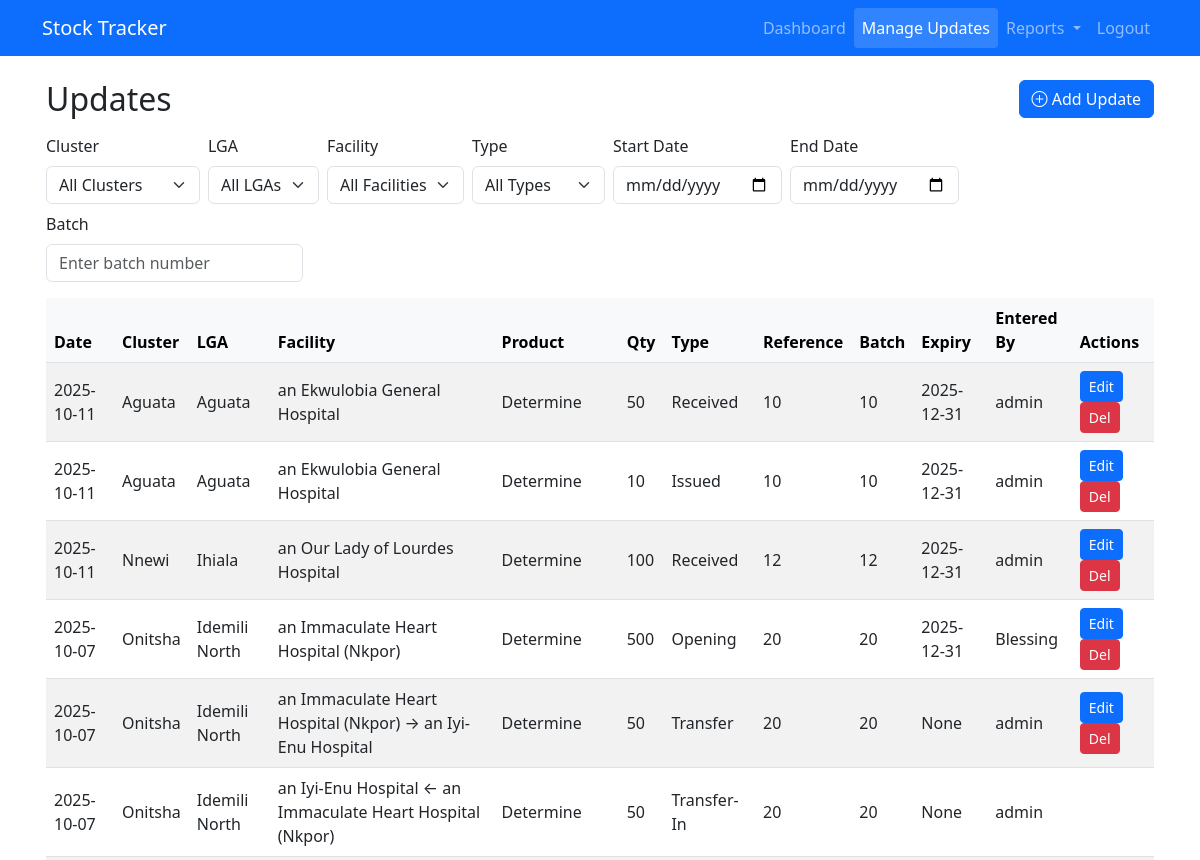
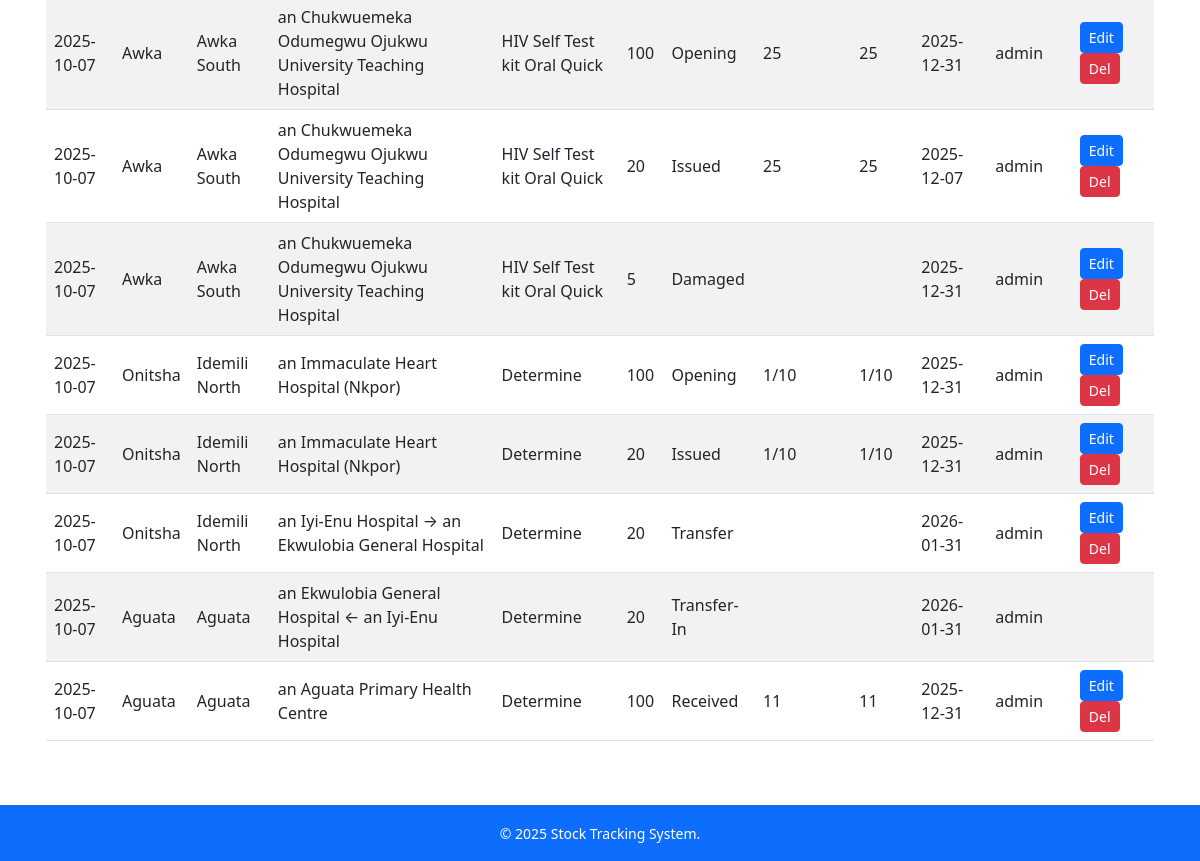
/transactions (signed in), run on an earlier commit of the app's database (2 pictures, top to bottom).
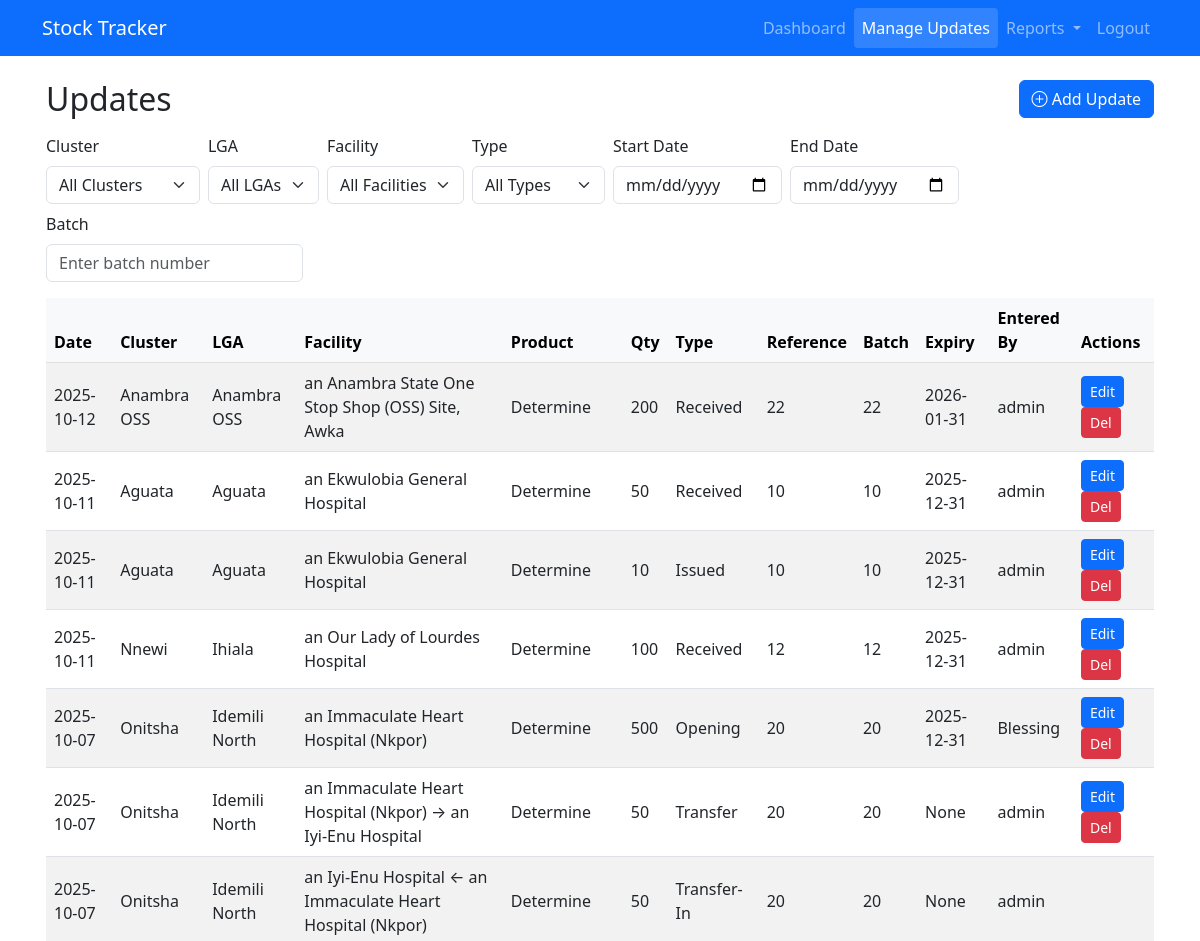
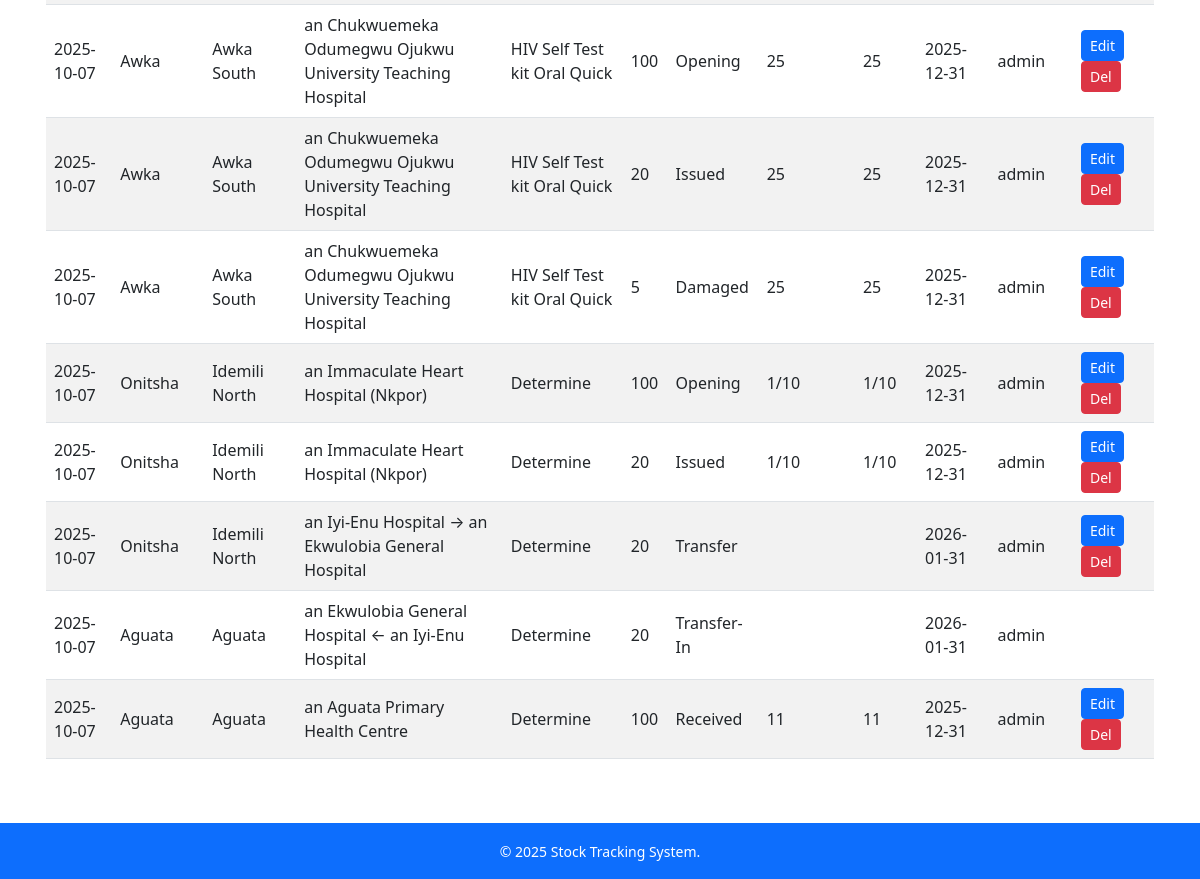
And on a later commit of the database (2 pictures, top to bottom).
### models.py (models this page shows, shortened)
class StockTransaction(db.Model):
    id = db.Column(db.Integer, primary_key=True)
    facility_id = db.Column(db.Integer, db.ForeignKey('facility.id'), nullable=False)  # source facility
    product_id = db.Column(db.Integer, db.ForeignKey('product.id'), nullable=False)
    date = db.Column(db.Date, nullable=False, default=datetime.utcnow)
    quantity = db.Column(db.Integer, nullable=False)
    transaction_type = db.Column(db.String(20), nullable=False)
    reference_number = db.Column(db.String(50))
    batch_number = db.Column(db.String(50), nullable=True)
    expiry_date = db.Column(db.Date, nullable=True)
    entered_by = db.Column(db.String(120), nullable=True)
    created_at = db.Column(db.DateTime, default=datetime.utcnow)
    is_transfer_destination = db.Column(db.Boolean, default=False)
    destination_facility_id = db.Column(db.Integer, db.ForeignKey('facility.id'), nullable=True)
    comments = db.Column(db.Text)
    source_facility_id = db.Column(db.Integer, db.ForeignKey('facility.id'), nullable=True)
    facility = db.relationship(   # ✅ source facility
        'Facility',
        foreign_keys=[facility_id],
        backref='transactions_out'
    )
    destination_facility = db.relationship(
        'Facility',
        foreign_keys=[destination_facility_id],
        backref='transactions_in'
    )
    source_facility = db.relationship(  # ✅ new relationship for Transfer-In source
        'Facility',
        foreign_keys=[source_facility_id],
        backref='transactions_source'
    )

class Cluster(db.Model):
    id = db.Column(db.Integer, primary_key=True)
    name = db.Column(db.String(100), unique=True, nullable=False)
    lgas = db.relationship('LGA', backref='cluster', lazy=True)

class LGA(db.Model):
    id = db.Column(db.Integer, primary_key=True)
    name = db.Column(db.String(100), nullable=False)
    cluster_id = db.Column(db.Integer, db.ForeignKey('cluster.id'), nullable=False)
    facilities = db.relationship('Facility', backref='lga', lazy=True)

class Facility(db.Model):
    id = db.Column(db.Integer, primary_key=True)
    name = db.Column(db.String(150), nullable=False)
    lga_id = db.Column(db.Integer, db.ForeignKey('lga.id'), nullable=False)
    facility_products = db.relationship('FacilityProduct', backref='facility', lazy=True)

class Product(db.Model):
    id = db.Column(db.Integer, primary_key=True)
    name = db.Column(db.String(120), nullable=False)
    unit = db.Column(db.String(30))
    facility_products = db.relationship('FacilityProduct', backref='product', lazy=True)
    transactions = db.relationship('StockTransaction', backref='product', lazy=True)

### app.py (the view)
@app.route('/transactions')
@restrict_scope
def transactions():
    from datetime import datetime
    from sqlalchemy.orm import aliased
    FacilityDest = aliased(Facility)
    FacilitySource = aliased(Facility)
    start_date = request.args.get('start_date')
    end_date = request.args.get('end_date')
    transaction_types = ['Received', 'Opening', 'Transfer-In','Issued', 'Lost', 'Damaged', 'Expired', 'Transfer','Adjusted']
    selected_transaction_type = request.args.get("transaction_type", "")
    batch_number = request.args.get('batch_number', '').strip()
    query = db.session.query(
        StockTransaction.id,
        StockTransaction.date,
        StockTransaction.quantity,
        StockTransaction.transaction_type,
        StockTransaction.reference_number,
        StockTransaction.batch_number,
        StockTransaction.expiry_date,
        StockTransaction.entered_by,
        Facility.id.label('facility_id'),
        Facility.name.label('facility'),
        FacilityDest.id.label('destination_facility_id'),
        FacilityDest.name.label('destination_facility'),
        FacilitySource.id.label('source_facility_id'),
        FacilitySource.name.label('source_facility'),
        LGA.id.label('lga_id'),
        LGA.name.label('lga'),
        Cluster.id.label('cluster_id'),
        Cluster.name.label('cluster'),
        Product.name.label('product')
    ).join(Facility, StockTransaction.facility_id == Facility.id) \
     .outerjoin(FacilityDest, StockTransaction.destination_facility_id == FacilityDest.id) \
     .outerjoin(FacilitySource, StockTransaction.source_facility_id == FacilitySource.id) \
     .join(LGA, Facility.lga_id == LGA.id) \
     .join(Cluster, LGA.cluster_id == Cluster.id) \
     .join(Product, StockTransaction.product_id == Product.id) \
     .filter(
         (g.cluster_id is None or LGA.cluster_id == g.cluster_id),
         (g.lga_id is None or Facility.lga_id == g.lga_id),
         (g.facility_id is None or StockTransaction.facility_id == g.facility_id)
     )
    if batch_number:
        query = query.filter(StockTransaction.batch_number.ilike(f"%{batch_number}%"))
    if selected_transaction_type:
        query = query.filter(StockTransaction.transaction_type == selected_transaction_type)
    if start_date:
        try:
            start = datetime.strptime(start_date, "%Y-%m-%d").date()
            query = query.filter(StockTransaction.date >= start)
        except ValueError:
            pass
    if end_date:
        try:
            end = datetime.strptime(end_date, "%Y-%m-%d").date()
            query = query.filter(StockTransaction.date <= end)
        except ValueError:
            pass
    transactions = query.order_by(StockTransaction.date.desc()).all()
    clusters, lgas, facilities = get_dropdowns(g.cluster_id, g.lga_id, g.facility_id)
    return render_template(
        'transactions.html',
        transactions=transactions,
        clusters=clusters,
        lgas=lgas,
        facilities=facilities,
        selected_cluster=g.cluster_id,
        selected_lga=g.lga_id,
        selected_facility=g.facility_id,
        transaction_types=transaction_types,
        selected_transaction_type=selected_transaction_type,
        start_date=start_date,
        end_date=end_date,
        batch_number=batch_number
    )

### app.py (called while the page is built)
@login_manager.user_loader
def load_user(user_id):
    return User.query.get(int(user_id))

### auth/scope_utils.py (called while the page is built, shortened)
def get_user_scope_filters(cluster_id=None, lga_id=None, facility_id=None):
    if current_user.role in ['super', 'admin']:
        return cluster_id, lga_id, facility_id

def restrict_scope(f):
    @wraps(f)
    def wrapper(*args, **kwargs):
        cluster_id = request.args.get("cluster", type=int)
        lga_id = request.args.get("lga", type=int)
        facility_id = request.args.get("facility", type=int)
        g.cluster_id, g.lga_id, g.facility_id = get_user_scope_filters(
            cluster_id, lga_id, facility_id
        )
        return f(*args, **kwargs)
    return wrapper

### templates/transactions.html (shortened to what this page needs)
{% extends "base.html" %}
{% block content %}
<div class="d-flex justify-content-between align-items-center mb-3">
  <h2 class="mb-0">Updates</h2>
  <a href="{{ url_for('add_transaction') }}" class="btn btn-primary">
    <i class="bi bi-plus-circle"></i> Add Update
  </a>
</div>
<form method="get" class="row g-2 mb-3" id="filtersForm">
  <div class="col-lg-auto">
    <label class="form-label">Cluster</label>
    <select name="cluster" class="form-select" onchange="document.getElementById('filtersForm').submit()">
      <option value="">All Clusters</option>
    </select>
  </div>
  <div class="col-lg-auto">
    <label class="form-label">LGA</label>
    <select name="lga" class="form-select" onchange="document.getElementById('filtersForm').submit()">
      <option value="">All LGAs</option>
    </select>
  </div>
  <div class="col-lg-auto">
    <label class="form-label">Facility</label>
    <select name="facility" class="form-select" onchange="document.getElementById('filtersForm').submit()">
      <option value="">All Facilities</option>
    </select>
  </div>
  <div class="col-lg-auto">
    <label class="form-label">Type</label>
    <select name="transaction_type" class="form-select" onchange="document.getElementById('filtersForm').submit()">
      <option value="">All Types</option>
    </select>
  </div>
  <div class="col-lg-auto">
    <label class="form-label">Start Date</label>
    <input
      type="date"
      name="start_date"
      class="form-control"
      value="{{ request.args.get('start_date', '') }}"
      onchange="document.getElementById('filtersForm').submit()"
    >
  </div>
  <div class="col-lg-auto">
    <label class="form-label">End Date</label>
    <input
      type="date"
      name="end_date"
      class="form-control"
      value="{{ request.args.get('end_date', '') }}"
      onchange="document.getElementById('filtersForm').submit()"
    >
  </div>
  <div class="col-lg-auto">
    <label class="form-label">Batch</label>
    <input
      type="text"
      name="batch_number"
      class="form-control"
      placeholder="Enter batch number"
      value="{{ request.args.get('batch_number', '') }}"
      onchange="document.getElementById('filtersForm').submit()"
    >
  </div>
</form>
<div class="table-responsive">
<table class="table table-striped align-middle">
  <thead class="table-light">
    <tr>
      <th>Date</th>
      <th>Cluster</th>
      <th>LGA</th>
      <th>Facility</th>
      <th>Product</th>
      <th>Qty</th>
      <th>Type</th>
      <th>Reference</th>
      <th>Batch</th>
      <th>Expiry</th>
      <th>Entered By</th>
      <th>Actions</th>
    </tr>
  </thead>
  <tbody>
    {% for tx in transactions %}
    <tr>
      <td>{{ tx.date }}</td>
      <td>{{ tx.cluster }}</td>
      <td>{{ tx.lga }}</td>
      <td>
        {% if tx.transaction_type == "Transfer" %}
          {{ tx.facility }} → {{ tx.destination_facility or "N/A" }}
        {% elif tx.transaction_type == "Transfer-In" %}
          {{ tx.facility }} ← {{ tx.source_facility or "N/A" }}
        {% else %}
          {{ tx.facility }}
        {% endif %}
      </td>
      <td>{{ tx.product }}</td>
      <td>{{ tx.quantity }}</td>
      <td>{{ tx.transaction_type }}</td>
      <td>{{ tx.reference_number }}</td>
      <td>{{ tx.batch_number }}</td>
      <td>{{ tx.expiry_date }}</td>
      <td>{{ tx.entered_by }}</td>
      <td>
        {% if tx.transaction_type != 'Transfer-In' %}
            <a href="{{ url_for('edit_transaction', id=tx.id) }}" class="btn btn-sm btn-primary">Edit</a>
            <form action="{{ url_for('delete_transaction', id=tx.id) }}" method="post" style="display:inline;"
                  onsubmit="return confirm('Are you sure?');">
              <button type="submit" class="btn btn-sm btn-danger">Del</button>
            </form>
        {% endif %}
      </td>
    </tr>
    {% endfor %}
  </tbody>
</table>
</div>
{% endblock %}

### templates/base.html (shortened to what this page needs)
<!doctype html>
<html lang="en">
<head>
    <link rel="stylesheet" href="https://cdn.jsdelivr.net/npm/bootstrap@5.3.0/dist/css/bootstrap.min.css">
    <link rel="stylesheet" href="https://cdn.datatables.net/1.13.6/css/jquery.dataTables.min.css">
    <link rel="stylesheet" href="https://cdn.datatables.net/responsive/2.5.0/css/responsive.dataTables.min.css">
    <link rel="stylesheet" href="https://cdn.jsdelivr.net/npm/bootstrap-icons@1.10.5/font/bootstrap-icons.css">
</head>
<body class="d-flex flex-column min-vh-100">
  <nav class="navbar navbar-expand-lg navbar-dark bg-primary">
    <div class="container">
      <a class="navbar-brand" href="{{ url_for('index') }}">Stock Tracker</a>
      <div class="collapse navbar-collapse" id="navbarNav">
        <ul class="navbar-nav ms-auto">
            {% if current_user.is_authenticated %}
            <li class="nav-item">
              <a class="nav-link {% if request.endpoint == 'dashboard.dashboard_home' %}active{% endif %}"
                href="{{ url_for('dashboard.dashboard_home') }}">Dashboard</a>
            </li>
            <li class="nav-item">
              <a class="nav-link {% if request.endpoint == 'transactions' %}active{% endif %}"
                href="{{ url_for('transactions') }}">Manage Updates</a>
            </li>
            <li class="nav-item dropdown">
              <a class="nav-link dropdown-toggle {% if request.endpoint.startswith('report') or request.endpoint.startswith('reporting_bp') %}active{% endif %}"
                href="#" role="button" data-bs-toggle="dropdown" aria-expanded="false">
                Reports
              </a>
            </li>
            <li class="nav-item">
              <a class="nav-link" href="{{ url_for('auth.logout') }}">Logout</a>
            </li>
          {% else %}
            <li class="nav-item">
              <a class="nav-link {% if request.endpoint == 'auth.login' %}active{% endif %}" href="{{ url_for('auth.login') }}">Login</a>
            </li>
          {% endif %}
        </ul>
      </div>
    </div>
  </nav>
  <main class="flex-fill container mt-4 content-wrapper">
      {% block content %}{% endblock %}
  </main>
  <footer class="bg-primary text-white text-center py-3 mt-auto">
      <div class="container">
          <small>&copy; {{ current_year or 2025 }} Stock Tracking System. </small>
      </div>
  </footer>
</body>
</html>

### templates/base.html (style rules this page uses)
.nav-link.active { background-color: #007bff !important; color: #fff !important; border-radius: 0.25rem; }
.content-wrapper { margin-bottom: 3rem; padding-left: 1rem; padding-right: 1rem; }
.navbar .nav-link.active { background-color: rgba(255, 255, 255, 0.15) !important; color: #fff !important; }

What changed in the data, as far as the page shows it:
added StockTransaction: date "2025-10-12", cluster "Anambra OSS", lga "Anambra OSS", facility "an Anambra State One Stop Shop (OSS) Site, Awka", product "Determine", quantity "200", transaction_type "Received", reference_number "22", batch_number "22", expiry_date "2026-01-31", entered_by "admin"
changed StockTransaction (number 9 of 15 on the later page): expiry_date "2025-12-07" → "2025-12-31"
changed StockTransaction "Damaged": reference_number (not shown) → "25"; batch_number (not shown) → "25"
